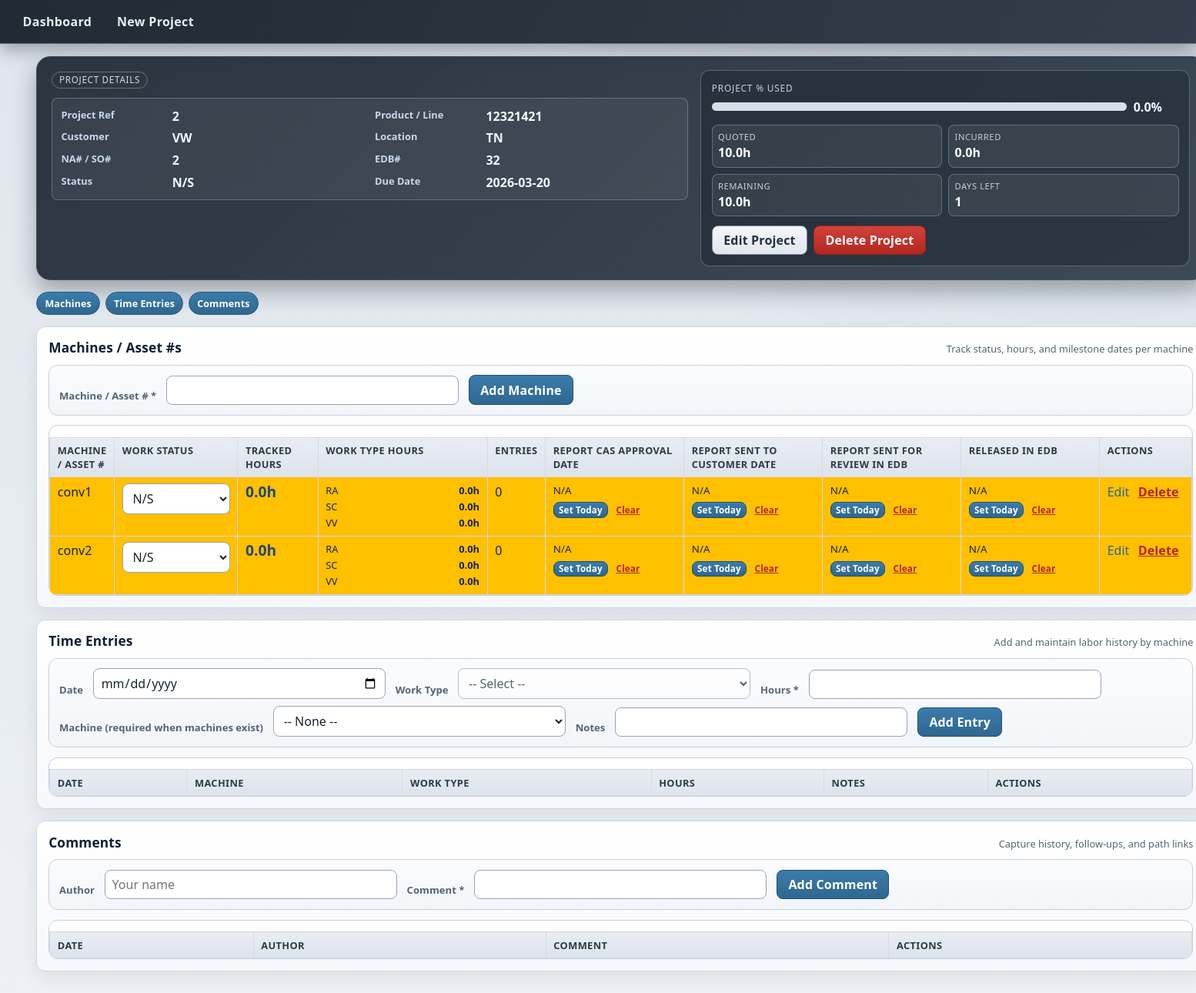
The app's page /projects/6 with its own data.
### models.py (models this page shows, shortened)
class Project(db.Model):
    __tablename__ = "projects"
    id = db.Column(db.Integer, primary_key=True)
    customer = db.Column(db.String(255), nullable=False)
    location = db.Column(db.String(255))
    product_line = db.Column(db.String(255))
    na_number = db.Column(db.String(100))   # NA# / SO#
    edb_number = db.Column(db.String(100))
    due_date = db.Column(db.Date)
    status = db.Column(db.String(50), default="N/S")
    quoted_hours_total = db.Column(db.Float, default=0.0)
    incurred_hours_total = db.Column(db.Float, default=0.0)
    machines = db.relationship(
        "Machine",
        backref="project",
        lazy=True,
        cascade="all, delete-orphan"
    )
    time_entries = db.relationship(
        "TimeEntry",
        backref="project",
        lazy=True,
        cascade="all, delete-orphan"
    )
    comments = db.relationship(
        "Comment",
        backref="project",
        lazy=True,
        cascade="all, delete-orphan"
    )
    @property
    def days_left(self) -> int | None:
        if not self.due_date:
            return None
        return (self.due_date - date.today()).days
    @property
    def percent_used(self) -> float:
        if not self.quoted_hours_total:
            return 0.0
        return (self.incurred_hours_total or 0.0) / self.quoted_hours_total * 100.0

class Machine(db.Model):
    __tablename__ = "machines"
    id = db.Column(db.Integer, primary_key=True)
    project_id = db.Column(
        db.Integer,
        db.ForeignKey("projects.id"),
        nullable=False
    )
    machine_name = db.Column(db.String(255), nullable=False)
    status = db.Column(db.String(50), default="N/S")
    report_cas_approval_date = db.Column(db.Date, nullable=True)
    report_sent_customer_date = db.Column(db.Date, nullable=True)
    report_sent_review_edb_date = db.Column(db.Date, nullable=True)
    released_in_edb_date = db.Column(db.Date, nullable=True)
    quoted_hours = db.Column(db.Float, default=0.0)
    incurred_hours = db.Column(db.Float, default=0.0)
    nctp = db.Column(db.Boolean, default=False)
    version = db.Column(db.String(50))
    time_entries = db.relationship(
        "TimeEntry",
        backref="machine",
        lazy=True
    )
    comments = db.relationship(
        "Comment",
        backref="machine",
        lazy=True
    )
    work_types = db.relationship(
        "MachineWorkType",
        backref="machine",
        lazy=True,
        cascade="all, delete-orphan"
    )

class MachineWorkType(db.Model):
    __tablename__ = "machine_work_types"
    id = db.Column(db.Integer, primary_key=True)
    machine_id = db.Column(
        db.Integer,
        db.ForeignKey("machines.id"),
        nullable=False
    )
    work_type = db.Column(db.String(50), nullable=False)
    other_description = db.Column(db.String(255))

### app.py (the view, shortened to what this page needs)
    @app.route("/projects/<int:project_id>")
    def project_detail(project_id):
        project = Project.query.get_or_404(project_id)
        machines = Machine.query.filter_by(project_id=project.id).order_by(Machine.id.asc()).all()
        time_entries = (
            TimeEntry.query.filter_by(project_id=project.id)
            .order_by(TimeEntry.date.desc(), TimeEntry.id.desc())
            .all()
        )
        comments = (
            Comment.query.filter_by(project_id=project.id)
            .order_by(Comment.created_at.desc(), Comment.id.desc())
            .all()
        )
        for item in comments:
            item.comment_html = linkify_comment_text(item.comment or "")
        total_incurred = sum(te.hours for te in time_entries)
        project.incurred_hours_total = total_incurred
        machine_hours, machine_entry_counts = compute_machine_stats(machines, time_entries)
        machine_milestones, machine_row_complete = get_machine_milestone_view(machines)
        machine_work_type_rows = {}
        machine_work_type_choices = {}
        machine_work_type_hours = {}
        for machine in machines:
            work_type_rows = get_machine_work_type_rows(machine)
            machine_work_type_rows[machine.id] = work_type_rows
            labels = [item["label"] for item in work_type_rows]
            machine_work_type_choices[machine.id] = labels
            hours_by_label = []
            for label in labels:
                total_hours = sum(
                    (entry.hours or 0.0)
                    for entry in time_entries
                    if entry.machine_id == machine.id and (entry.work_type or "") == label
                )
                hours_by_label.append({"label": label, "hours": total_hours})
            extra_labels = []
            machine_work_type_hours[machine.id] = hours_by_label
        edit_machine_id = request.args.get("edit_machine", type=int)
        if edit_machine_id and not any(machine.id == edit_machine_id for machine in machines):
            edit_machine_id = None
        edit_time_entry_id = request.args.get("edit_time_entry", type=int)
        if edit_time_entry_id and not any(entry.id == edit_time_entry_id for entry in time_entries):
            edit_time_entry_id = None
        edit_comment_id = request.args.get("edit_comment", type=int)
        if edit_comment_id and not any(item.id == edit_comment_id for item in comments):
            edit_comment_id = None
        return render_template(
            "project_detail.html",
            project=project,
            machines=machines,
            time_entries=time_entries,
            comments=comments,
            machine_hours=machine_hours,
            machine_entry_counts=machine_entry_counts,
            machine_milestones=machine_milestones,
            machine_row_complete=machine_row_complete,
            machine_work_type_rows=machine_work_type_rows,
            machine_work_type_choices=machine_work_type_choices,
            machine_work_type_hours=machine_work_type_hours,
            machine_status_options=MACHINE_STATUS_OPTIONS,
            work_type_options=WORK_TYPE_OPTIONS,
            milestone_definitions=MACHINE_MILESTONE_DEFINITIONS,
            edit_machine_id=edit_machine_id,
            edit_time_entry_id=edit_time_entry_id,
            edit_comment_id=edit_comment_id,
        )

### templates/project_detail.html (shortened to what this page needs)
{% extends "base.html" %}
{% block content %}
{% set project_ref = project.na_number or project.edb_number or ('Project ' ~ (project.id | string)) %}
{% set usage_pct = project.percent_used if project.percent_used > 0 else 0 %}
{% set usage_pct_capped = 100 if usage_pct > 100 else usage_pct %}
{% set quoted_total = project.quoted_hours_total or 0 %}
{% set incurred_total = project.incurred_hours_total or 0 %}
{% set remaining_total = quoted_total - incurred_total %}
<div class="project-detail-page">
  <section class="project-hero">
    <div class="hero-main">
      <div class="hero-kicker">Project Details</div>
      <dl id="project-summary" class="hero-info-list detail-section">
        <div><dt>Project Ref</dt><dd>{{ project_ref }}</dd></div>
        <div><dt>Product / Line</dt><dd>{{ project.product_line or 'N/A' }}</dd></div>
        <div><dt>Customer</dt><dd>{{ project.customer or 'N/A' }}</dd></div>
        <div><dt>Location</dt><dd>{{ project.location or 'N/A' }}</dd></div>
        <div><dt>NA# / SO#</dt><dd>{{ project.na_number or 'N/A' }}</dd></div>
        <div><dt>EDB#</dt><dd>{{ project.edb_number or 'N/A' }}</dd></div>
        <div><dt>Status</dt><dd>{{ project.status }}</dd></div>
        <div><dt>Due Date</dt><dd>{{ project.due_date or 'N/A' }}</dd></div>
      </dl>
    </div>
    <div class="hero-health">
      <div class="hero-health-label">Project % Used</div>
      <div class="usage-progress-wrap usage-progress-wrap-lg">
        <div class="usage-progress-track">
        </div>
        <span class="usage-progress-text">{{ "%.1f"|format(project.percent_used) }}%</span>
      </div>
      <div class="hero-health-grid">
        <div class="hero-health-item">
          <span>Quoted</span>
          <strong>{{ "%.1f"|format(quoted_total) }}h</strong>
        </div>
        <div class="hero-health-item">
          <span>Incurred</span>
          <strong>{{ "%.1f"|format(incurred_total) }}h</strong>
        </div>
        <div class="hero-health-item">
          <span>Remaining</span>
          <strong>{{ "%.1f"|format(remaining_total) }}h</strong>
        </div>
        <div class="hero-health-item">
          <span>Days Left</span>
          <strong>{{ project.days_left if project.days_left is not none else 'N/A' }}</strong>
        </div>
      </div>
      <div class="hero-actions">
        <button type="button" id="toggle-edit-btn" class="btn-secondary">Edit Project</button>
        <form
          method="post"
          action="{{ url_for('delete_project', project_id=project.id) }}"
          onsubmit="return confirm('Are you sure you want to delete this project and all related data?');"
        >
          <button type="submit" class="btn-danger">Delete Project</button>
        </form>
      </div>
    </div>
  </section>
  <div class="section-switcher">
    <button type="button" class="section-toggle-btn is-active" data-target="machines">Machines</button>
    <button type="button" class="section-toggle-btn is-active" data-target="time-entries">Time Entries</button>
    <button type="button" class="section-toggle-btn is-active" data-target="comments">Comments</button>
  </div>
  <section id="machines" class="detail-card machines detail-section">
    <div class="section-title-row">
      <h2>Machines / Asset #s</h2>
      <span class="section-caption">Track status, hours, and milestone dates per machine</span>
    </div>
    <form method="post" action="{{ url_for('add_machine', project_id=project.id) }}">
      <div class="form-inline">
        <label for="machine_name">Machine / Asset # *</label>
        <input type="text" id="machine_name" name="machine_name" required>
        <button type="submit">Add Machine</button>
      </div>
    </form>
    <div class="table-wrap">
      <table>
        <thead>
          <tr>
            <th>Machine / Asset #</th>
            <th class="machine-col-status">Work Status</th>
            <th class="machine-col-tracked">Tracked Hours</th>
            <th class="machine-col-worktype-hours">Work Type Hours</th>
            <th>Entries</th>
            {% for milestone in milestone_definitions %}
            <th>{{ milestone.label }}</th>
            {% endfor %}
            <th>Actions</th>
          </tr>
        </thead>
        <tbody>
          {% for machine in machines %}
          {% set tracked_hours = machine_hours.get(machine.id, 0.0) %}
          <tr class="machine-status-{{ machine.status|lower|replace('/', '-')|replace(' ', '-') }}{% if machine_row_complete.get(machine.id) %} machine-complete-row{% endif %}">
            <td>{{ machine.machine_name }}</td>
            <td class="machine-col-status">
              <form method="post" action="{{ url_for('update_machine_status', project_id=project.id, machine_id=machine.id) }}">
                <select name="status" class="machine-status-select" onchange="this.form.submit()">
                  {% for status_option in machine_status_options %}
                  <option value="{{ status_option }}" {% if machine.status == status_option %}selected{% endif %}>{{ status_option }}</option>
                  {% endfor %}
                </select>
              </form>
            </td>
            <td class="machine-col-tracked">
              <div class="machine-hours-cell">
                <div class="machine-hours-meta">
                  <span class="machine-hours-value">{{ "%.1f"|format(tracked_hours) }}h</span>
                </div>
              </div>
            </td>
            <td class="machine-col-worktype-hours">
              {% set per_type_hours = machine_work_type_hours.get(machine.id, []) %}
              {% if per_type_hours %}
              <ul class="machine-worktype-hours-list">
                {% for item in per_type_hours %}
                <li><span>{{ item.label }}</span><strong>{{ "%.1f"|format(item.hours) }}h</strong></li>
                {% endfor %}
              </ul>
              {% else %}
              <span class="machine-worktype-empty">No work types configured</span>
              {% endif %}
            </td>
            <td>{{ machine_entry_counts.get(machine.id, 0) }}</td>
            {% for milestone in milestone_definitions %}
            {% set milestone_value = machine_milestones[machine.id][milestone.key] %}
            <td class="milestone-cell {% if milestone_value %}milestone-done{% endif %}">
              <div class="milestone-date">{{ milestone_value or 'N/A' }}</div>
              <div class="milestone-actions">
                <form
                  method="post"
                  action="{{ url_for('set_machine_milestone_today', project_id=project.id, machine_id=machine.id, milestone_key=milestone.key) }}"
                >
                  <button type="submit" class="btn-mini">Set Today</button>
                </form>
                <form
                  method="post"
                  action="{{ url_for('clear_machine_milestone', project_id=project.id, machine_id=machine.id, milestone_key=milestone.key) }}"
                  onsubmit="return confirm('Clear this date?');"
                >
                  <button type="submit" class="btn-mini btn-link-danger">Clear</button>
                </form>
              </div>
            </td>
            {% endfor %}
            <td class="row-actions">
              <a href="{{ url_for('project_detail', project_id=project.id, edit_machine=machine.id) }}#machines">Edit</a>
              <form method="post" action="{{ url_for('delete_machine', project_id=project.id, machine_id=machine.id) }}" onsubmit="return confirm('Delete this machine / asset #? Linked time entries will keep data but lose machine link.');">
                <button type="submit" class="btn-link-danger">Delete</button>
              </form>
            </td>
          </tr>
          {% endfor %}
        </tbody>
      </table>
    </div>
  </section>
  <section id="time-entries" class="detail-card time-entries detail-section">
    <div class="section-title-row">
      <h2>Time Entries</h2>
      <span class="section-caption">Add and maintain labor history by machine</span>
    </div>
    <form method="post" action="{{ url_for('add_time_entry', project_id=project.id) }}">
      <div class="form-inline">
        <label for="date">Date</label>
        <input type="date" id="date" name="date">
        <label for="work_type">Work Type</label>
        <select id="work_type" name="work_type" class="work-type-select" data-machine-select-id="machine_id">
          <option value="">-- Select --</option>
        </select>
        <label for="hours">Hours *</label>
        <input type="number" step="0.1" id="hours" name="hours" required>
        <label for="machine_id">Machine (required when machines exist)</label>
        <select id="machine_id" name="machine_id" class="machine-select">
          <option value="">-- None --</option>
        </select>
        <label for="notes">Notes</label>
        <input type="text" id="notes" name="notes">
        <button type="submit">Add Entry</button>
      </div>
    </form>
    <div class="table-wrap">
      <table>
        <thead>
          <tr>
            <th>Date</th>
            <th>Machine</th>
            <th>Work Type</th>
            <th>Hours</th>
            <th>Notes</th>
            <th>Actions</th>
          </tr>
        </thead>
      </table>
    </div>
  </section>
  <section id="comments" class="detail-card comments detail-section">
    <div class="section-title-row">
      <h2>Comments</h2>
      <span class="section-caption">Capture history, follow-ups, and path links</span>
    </div>
    <form method="post" action="{{ url_for('add_comment', project_id=project.id) }}">
      <div class="form-inline">
        <label for="author">Author</label>
        <input type="text" id="author" name="author" placeholder="Your name">
        <label for="comment">Comment *</label>
        <input type="text" id="comment" name="comment" required>
        <button type="submit">Add Comment</button>
      </div>
    </form>
    <div class="table-wrap">
      <table>
        <thead>
          <tr>
            <th>Date</th>
            <th>Author</th>
            <th>Comment</th>
            <th>Actions</th>
          </tr>
        </thead>
      </table>
    </div>
  </section>
</div>
{% endblock %}

### records on screen
Project: product_line "12321421", customer "VW", location "TN", na_number "2", edb_number "32", status "N/S", due_date "2026-03-20", percent_used "0.0", quoted_hours_total "10.0", due_date "1"
Machine: machine_name "conv1", status "N/S", tracked_hours "0.0", get "0", milestone_value "N/A" "N/A" "N/A" "N/A"
MachineWorkType: label "RA", hours "0.0"
MachineWorkType: label "SC", hours "0.0"
MachineWorkType: label "VV", hours "0.0"
Machine: machine_name "conv2", status "N/S", tracked_hours "0.0", get "0", milestone_value "N/A" "N/A" "N/A" "N/A"
MachineWorkType: label "RA", hours "0.0"
MachineWorkType: label "SC", hours "0.0"
MachineWorkType: label "VV", hours "0.0"

### other values on screen
{{ project_ref }} "2"
{{ "%.1f"|format(incurred_total) }} "0.0"
{{ "%.1f"|format(remaining_total) }} "10.0"
{{ milestone.label }} "REPORT CAS APPROVAL DATE" "REPORT SENT TO CUSTOMER DATE" "REPORT SENT FOR REVIEW IN EDB" "RELEASED IN EDB"
